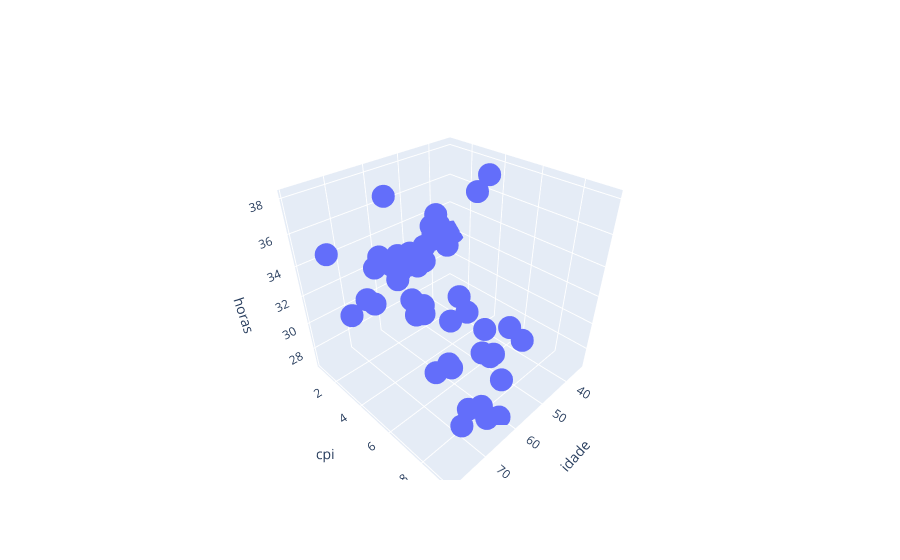

The code cell stored with this chart in its notebook:
### Markdown cell above
### Mapa 3D

### Code cell
import plotly.graph_objects as go


# Create the figure
fig = go.Figure(data=[go.Scatter3d(x=paises['idade'], 
                                   y=paises['cpi'], 
                                   z=paises['horas'], 
                                   mode='markers',
                                  text=paises.index)])

# Set the axis labels
fig.update_layout(scene=dict(xaxis_title='idade', yaxis_title='cpi', zaxis_title='horas'))

# Show the plot
fig.show()

### Figure 1 — Plotly figure (JSON) as saved in the notebook; plotly's stock layout.template omitted (floating-point values rounded to 4 significant figures)
{"data": [{"mode": "markers", "text": ["1", "2", "3", "4", "5", "6", "7", "8", "9", "10", "11", "12", "13", "14", "15", "16", "17", "18", "19", "20", "21", "22", "23", "24", "25", "26", "27", "28", "29", "30", "31", "32", "33", "34", "35", "36", "37", "38", "39", "40", "41", "42", "43", "44", "45", "46", "47", "48", "49", "50"], "type": "scatter3d", "x": [72, 64, 72, 67, 59, 61, 70, 49, 79, 58, 42, 76, 59, 70, 66, 60, 53, 56, 63, 42, 63, 66, 58, 44, 62, 39, 73, 61, 65, 64, 58, 75, 50, 69, 67, 46, 58, 61, 64, 62, 70, 65, 34, 63, 68, 61, 44, 60, 65, 51], "y": [3.9, 8.7, 7.9, 7.1, 4, 8.9, 6.2, 2.5, 4, 6.3, 4.6, 9.3, 2.1, 6.8, 7.9, 3.5, 8.5, 2.3, 1.8, 0.8, 8, 3.9, 2, 1.9, 2.8, 1.5, 3.4, 8.8, 9.3, 8.6, 3.3, 1.4, 5.3, 6, 3.7, 2.1, 3.7, 3.5, 2.8, 6.1, 9.2, 8.7, 1, 3.8, 2.5, 4.4, 2.4, 7.6, 7.1, 2.8], "z": [35, 32, 32, 30.1, 35, 33.4, 34, 34, 33, 32, 38.1, 30, 32, 30, 27.5, 30, 31, 29.8, 33.5, 32, 31.3, 35.1, 32, 33.9, 32.4, 31.7, 32.8, 26.8, 31, 27.1, 33.2, 34.7, 38, 33.2, 34.5, 34.9, 33.8, 34.5, 37.8, 31.8, 30, 32, 32, 34.1, 31.2, 34.5, 32.8, 32.1, 34.5, 34.9]}], "layout": {"scene": {"xaxis": {"title": {"text": "idade"}}, "yaxis": {"title": {"text": "cpi"}}, "zaxis": {"title": {"text": "horas"}}}}}
